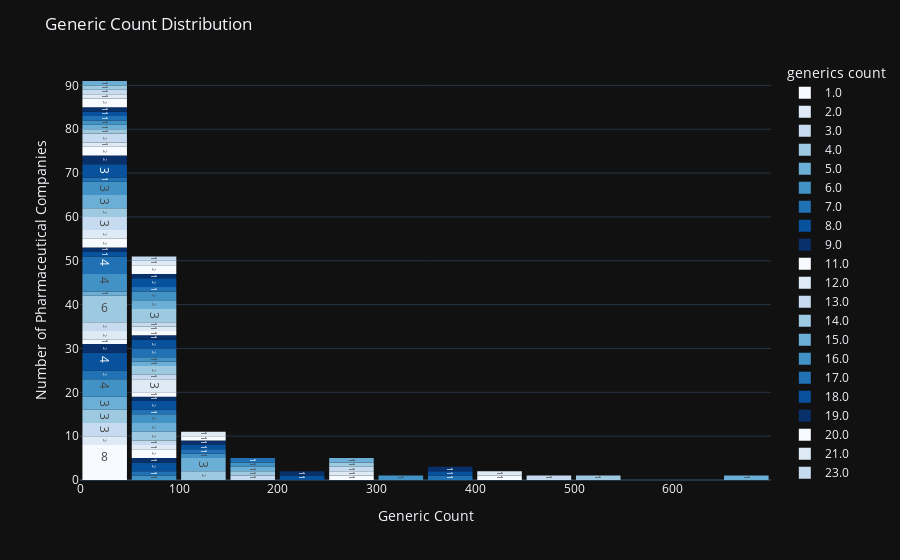

Notebook code for this chart:
### Markdown cell above
# Observation
Most of the pharmaceutical companies sell less than 100 different types of brand names

Don't confuse medicine with brand names, different companies sell same generic medicine under different names. Example - Paracetamol generic is sold as Napa by Beximco Pharmaceuticals Ltd. and Ace by Square Pharmaceuticals Ltd.

### Code cell
import plotly.express as px

# Create a histogram for the generic count
fig = px.histogram(
    df_manf, 
    x="generics count", 
    text_auto=True,  # Automatically displays the count on top of the bars
    color="generics count",  # Customize color based on generic count
    category_orders={"generics count": sorted(df_manf["generics count"].unique())},  # Sort bars based on generic counts
    color_discrete_sequence=px.colors.sequential.Blues  # Change to your preferred color scale
)

# Update layout settings
fig.update_layout(
    title_text='Generic Count Distribution',  # Title of the plot
    xaxis_title_text='Generic Count',  # Label for x-axis
    yaxis_title_text='Number of Pharmaceutical Companies',  # Label for y-axis
    bargap=0.05,  # Gap between bars of adjacent location coordinates
    bargroupgap=0.05,  # Gap between bars of the same location coordinates
    template='plotly_dark'  # Applying a dark theme for better readability
)

# Adding data labels inside the bars
fig.update_traces(texttemplate='%{y}', textposition='inside')  # Show only the count inside the bars

# Show the figure
fig.show()
